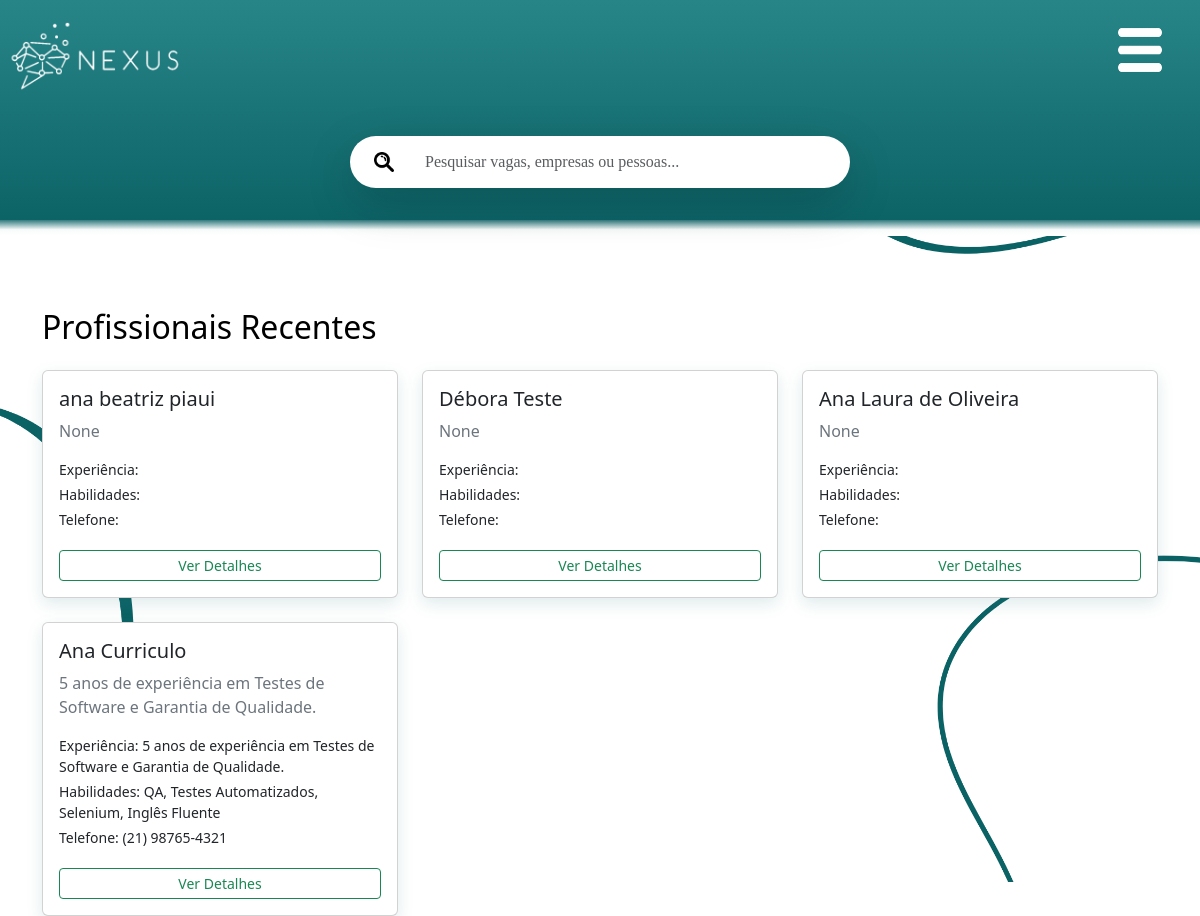
Screenshot of /index (signed in) with the database file from the repository.
### models.py (models this page shows)
class Profissional(db.Model):
    __tablename__ = 'profissionais'
    id = db.Column(db.Integer, primary_key=True)
    usuario_id = db.Column(db.Integer, db.ForeignKey('usuarios.id'), unique=True, nullable=False)
    nome_profissional = db.Column(db.String(150), nullable=False)
    endereco = db.Column(db.String(200))
    cidade = db.Column(db.String(100))
    estado = db.Column(db.String(100))
    cep = db.Column(db.String(15))
    telefone = db.Column(db.String(50))
    experiencia = db.Column(db.Text)
    habilidades = db.Column(db.Text)
    usuario = db.relationship('Usuario', backref=db.backref('profissional', uselist=False))

### app.py (the view)
@app.route('/index')
def index():
    if 'usuario_id' not in session:
        return redirect(url_for('mostrar_login'))
    tipo_conta = session.get('tipo_conta')
    cards = []
    titulo_secao = "Destaques"
    if tipo_conta == 'profissional':
        vagas = Vaga.query.order_by(Vaga.id.desc()).limit(10).all()
        cards = formatar_cards_vagas(vagas) or []
        titulo_secao = "Vagas em Destaque"
    elif tipo_conta == 'empresa':
        perfis = Profissional.query.order_by(Profissional.id.desc()).limit(10).all()
        cards = formatar_cards_profissionais(perfis) or []
        titulo_secao = "Profissionais Recentes"
    if cards is None:
        print("ALERTA: 'cards' é None! Forçando para lista vazia.")
        cards = []
    return render_template('Index.html', tipo_conta=tipo_conta, cards=cards, titulo_secao=titulo_secao, termo_pesquisa='')

### app.py (called while the page is built, shortened)
def truncate_filter(s, length=255, killwords=False, end='...'):
    if s is None:
        return ""
    if not isinstance(s, str):
        s = str(s) # Converte para string caso seja um número, etc.
    if len(s) <= length:
        return s

@app.after_request
def add_security_headers(response):
    return response

### utils.py (called while the page is built)
def formatar_cards_profissionais(profissionais):
    if profissionais is None:
        return []
    cards_formatados = []
    for perfil in profissionais:
        nome_usuario_fallback = getattr(perfil, 'usuario', None)
        nome_usuario = nome_usuario_fallback.nome if nome_usuario_fallback else "Profissional"
        nome_titulo = perfil.nome_profissional if perfil.nome_profissional else nome_usuario
        cards_formatados.append({
            'id': perfil.id,
            'titulo': nome_titulo,
            'descricao': perfil.experiencia,
            'detalhes': {
                'experiencia': perfil.experiencia,
                'habilidades': perfil.habilidades,
                'telefone': perfil.telefone,
                'cidade': perfil.cidade,
            }
        })
    return cards_formatados

### templates/Index.html (shortened to what this page needs)
<html>
<head>
    <link rel="stylesheet" href="https://cdnjs.cloudflare.com/ajax/libs/font-awesome/6.5.1/css/all.min.css"
 />
    <link href="{{ url_for('static', filename='Estilo.css') }}" rel="stylesheet">
    <link href="https://cdn.jsdelivr.net/npm/bootstrap@5.3.3/dist/css/bootstrap.min.css" rel="stylesheet"
>
</head>
<body id="corpoInicio2">
    <header id="cabecalhoIndex">
        <a href="{{ url_for('index') }}"><img src="{{ url_for('static', filename='images/logo-branco.png') }}"
                id="logoheader" alt="Logo Nexus"></a>
        <div id="offcanvas-toggle-container">
            <button class="navbar-toggler" type="button" data-bs-toggle="offcanvas" data-bs-target="#offcanvasNavbar"
                aria-controls="offcanvasNavbar" aria-label="Toggle navigation" id="offcanvasToggleBtn">
                <img src="{{ url_for('static', filename='images/Menu-Hamburguer-Branco.png') }}" alt="Menu"
                    id="menuImage">
            </button>
        </div>
        <div id="allcontainer" class="d-flex justify-content-center p-3">
            <form action="/resultado_pesquisa" method="GET" class="search-container w-100" style="max-width: 500px;">
                <div class="input-group shadow-lg rounded-pill">
                    <button type="submit" class="input-group-text bg-white border-0 rounded-start-pill ps-3"
                        style="border: none;">
                        <img src="{{ url_for('static', filename='images/lupa-de-pesquisa.png') }}" alt="Lupa"
                            style="width: 20px; height: 20px; cursor: pointer;">
                    </button>
                    <input type="text" name="search" id="search" class="form-control border-0 rounded-end-pill"
                        placeholder="Pesquisar vagas, empresas ou pessoas..." value="{{ termo_pesquisa or '' }}">
                </div>
            </form>
        </div>
        <div id="degradeCabecalhoIndex"></div>
    </header> <br><br>
    <div class="container mt-4">
        <h2 class="col-12 text-black mb-4" id="tituloSecao">{{ titulo_secao }}</h2>
        <div class="row row-cols-1 row-cols-md-2 row-cols-lg-3 g-4" id="cards-container">
            {% for card in cards %}
            <div class="col item-lista">
                <div class="card h-100 card-nexus">
                    <div class="card-body d-flex flex-column">
                        <h5 class="card-title text-dark">{{ card.titulo }}</h5>
                        <p class="card-text text-secondary mb-3">{{ card.descricao | default('') }}</p>
                        {% if tipo_conta == 'profissional' %}
                        <p class="mb-1"><small>Empresa: <strong>{{ card.detalhes.empresa | default('Não Informado')
                                    }}</strong></small></p>
                        <p class="mb-1"><small>Local: {{ card.detalhes.local | default('Não Informado') }}</small></p>
                        <p class="mb-1"><small>Requisitos: {{ card.detalhes.requisitos | truncate(80) | default('Sem
                                requisitos listados') }}</small></p>
                        {% elif tipo_conta == 'empresa' %}
                        <p class="mb-1">
                            <small>
                                Experiência:
                                {{ card.detalhes.experiencia | truncate(80) | default('Nenhuma informação') }}
                            </small>
                        </p>
                        <p class="mb-1"><small>Habilidades: {{ card.detalhes.habilidades | default('Não listadas') |
                                truncate(80) }}</small></p>
                        <p class="mb-1"><small>Telefone: {{ card.detalhes.telefone | truncate(80) | default('Não
                                informado') }}</small>
                        </p>
                        {% endif %}
                        <div class="mt-auto pt-3">
                            <a href="{% if tipo_conta == 'profissional' %}{{ url_for('detalhe', tipo='vaga', id=card.id) }}{% else %}{{ url_for('detalhe', tipo='profissional', id=card.id) }}{% endif %}"
                                class="btn btn-sm btn-outline-success w-100">
                                Ver Detalhes
                            </a>
                        </div>
                    </div>
                </div>
            </div>
            {% endfor %}
        </div>
    </div>
</body>
</html>

### static/Estilo.css (style rules this page uses)
#corpoInicio2 { background-color: white; background-image: url(../static/images/ELEMENTO2.png); background-size: 100%; background-repeat: no-repeat; background-position: center; }
#logoheader { width: auto; height: auto; max-height: 100px; margin: 0; }
#cabecalhoIndex { background-color: #268a8d; color: white; font-family: Cambria, Cochin, Georgia, Times, 'Times New Roman', serif; width: 100%; border-bottom: 6px solid transparent; background-image: linear-gradient(#278588, #0B6265), linear-gradient(to bottom, #0B6265, #ffffff); background-origin: padding-box, border-box; background-clip: padding-box, border-box; }
#tituloSecao { background-color: white; }
#offcanvas-toggle-container { position: absolute; top: 15px; right: 15px; z-index: 1050; }
#offcanvasToggleBtn { background-color: transparent !important; border: none !important; box-shadow: none !important; padding: 0; width: auto; height: auto; }
#menuImage { width: 90px; height: 70px; display: block; }
#degradeCabecalhoIndex { height: 10px; width: 100%; background: linear-gradient(to bottom, #317a7e, #ffffff); }
#allcontainer { display: flex; justify-content: center; align-items: flex-start; gap: 5px; margin-top: 20px; }
.input-group { display: flex; align-items: center; background-color: #ffffff; padding: 8px 16px 8px 8px; border-radius: 24px; gap: 8px; margin-top: 0; }
.search-container { position: relative; }
#offcanvasToggleBtn { transition: opacity 0.3s ease; }
.card-nexus { border: 1px solid #c3dede; border-radius: 15px; overflow: hidden; box-shadow: 0 6px 16px rgba(49, 122, 126, 0.15); }

### rows the page displays
Profissional: titulo "ana beatriz piaui", descricao "None"
Profissional: titulo "Débora Teste", descricao "None"
Profissional: titulo "Ana Laura de Oliveira", descricao "None"
Profissional: titulo "Ana Curriculo", descricao "5 anos de experiência em Testes de Software e Garantia de Qualidade.", detalhes.experiencia "5 anos de experiência em Testes de Software e Garantia de Qualidade.", detalhes.habilidades "QA, Testes Automatizados, Selenium, Inglês Fluente", detalhes.telefone "(21) 98765-4321"

### other values shown
{{ titulo_secao }} "Profissionais Recentes"
